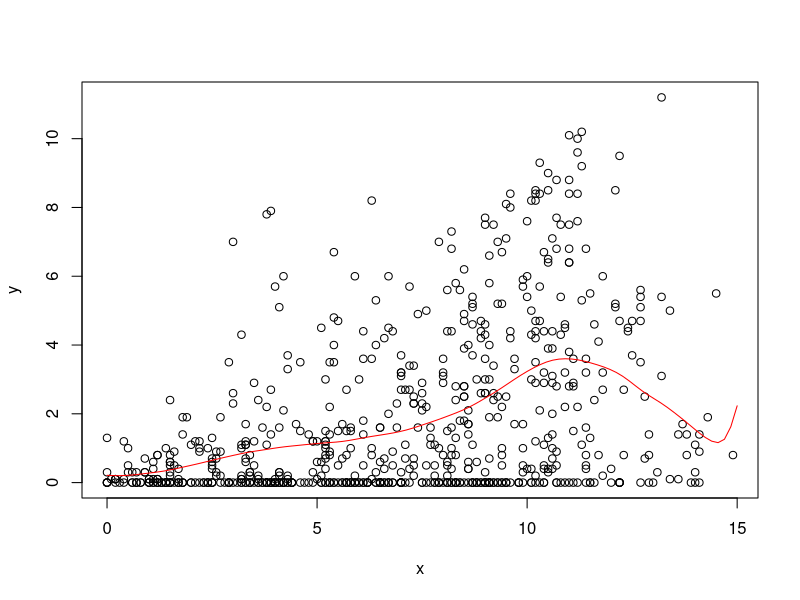
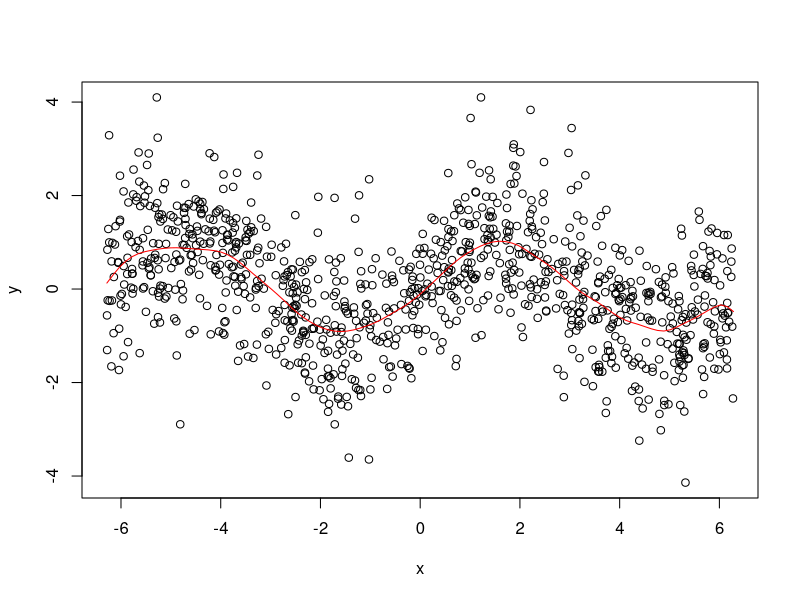

Recreate these plots in R, in order.
# STAT-S 610
# LAB 4
# 2019-10-03
# https://jfukuyama.github.io/teaching/stat610/assignments/lab4.pdf

# --- functions --- #

#' @param x (numeric) vector of same length as y
#' @param y (numeric) vector of same length as y
#' @param z (numeric) vector, can be of a different length
#' @param omega (numeric) must be a scalar
#' @return (numeric) vector of the same length as z
llr = function(x, y, z, omega) {
  fits = sapply(z, compute_f_hat, x, y, omega)
  return(fits)
}

#' @param z (numeric) must be a scalar
#' @param x (numeric) vector of the same length as y
#' @param y (numeric) vector of the same length as x
#' @param omega (numeric) must be a scalar
#' @return (numeric) scalar
compute_f_hat = function(z, x, y, omega) {
  Wz = make_weight_matrix(z, x, omega)
  X = make_predictor_matrix(x)
  #f_hat = c(1, z) %*% solve(t(X) %*% Wz %*% X) %*% t(X) %*% Wz %*% y
  f_hat = c(1, z) %*% solve(t(X) %*% apply(t(X),1,function(x){Wz*x})) %*% t(X) %*% (Wz * y)
  #f_hat = c(1, z) %*% solve(t(X)%*% sweep(X, 1 , Wz, FUN = "*")) %*% t(X) %*% (Wz*y)
  return(f_hat)
  
}

#' @param z (numeric) must be a scalar
#' @param x (numeric) vector of arbitrary length
#' @param omega (numeric) must be a scalar
#' @return (numeric) a diagonal matrix
make_weight_matrix = function(z, x, omega) {
  r = abs(x - z) / omega  # this is a vector of the same length as x
  w = sapply(r, W)  # this is a vector of the same length as x and r
  #Wz = diag(w)  # this is a diagonal matrix with elements from w
  Wz = w
  return(Wz)
}

#' @param r (numeric) must be a scalar
#' @return (numeric) scalar
W = function(r) {
  if (abs(r) < 1) {
    return((1 - abs(r) ** 3) ** 3)
  } else {
    return(0)
  }
}

#' @param x (numeric) vector of arbitrary length
#' @return (numeric) matrix with 2 columns and rows equal to length of x
make_predictor_matrix = function(x) {
  n = length(x)
  return(cbind(rep(1, n), x))
}


# --- example 1 --- #

# get the data
data(french_fries, package = 'reshape2')
french_fries = na.omit(french_fries)

# input data
x = french_fries$potato
y = french_fries$buttery

# space along which to smooth
z = seq(0, 15, length.out = 100)

# run smoothing
fits = llr(z = z, x = x, y = y, omega = 2)

# plot the data and the smoother
plot(x, y)
lines(z, fits, col = 'red')


# --- example 2 --- #

# noisy sine wave
x = runif(1000, -2 * pi, 2 * pi)
y = sin(x) + rnorm(length(x))

# space along which to smooth
z = seq(-2 * pi, 2 * pi, length.out = 100)

# run smoothing
fits = llr(z = z, x = x, y = y, omega = pi / 3)

# plot the data and the smoother
plot(x, y)
lines(z, fits, col = 'red')
